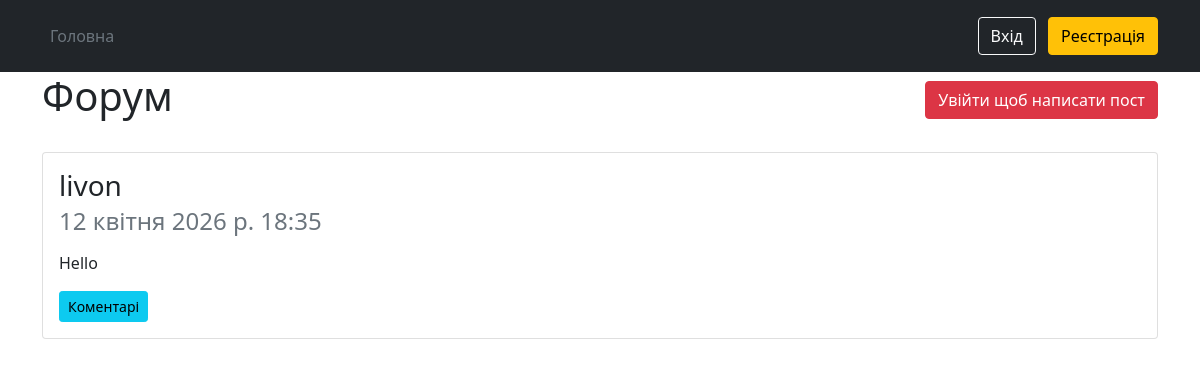
/, run on an earlier commit of the app's database.
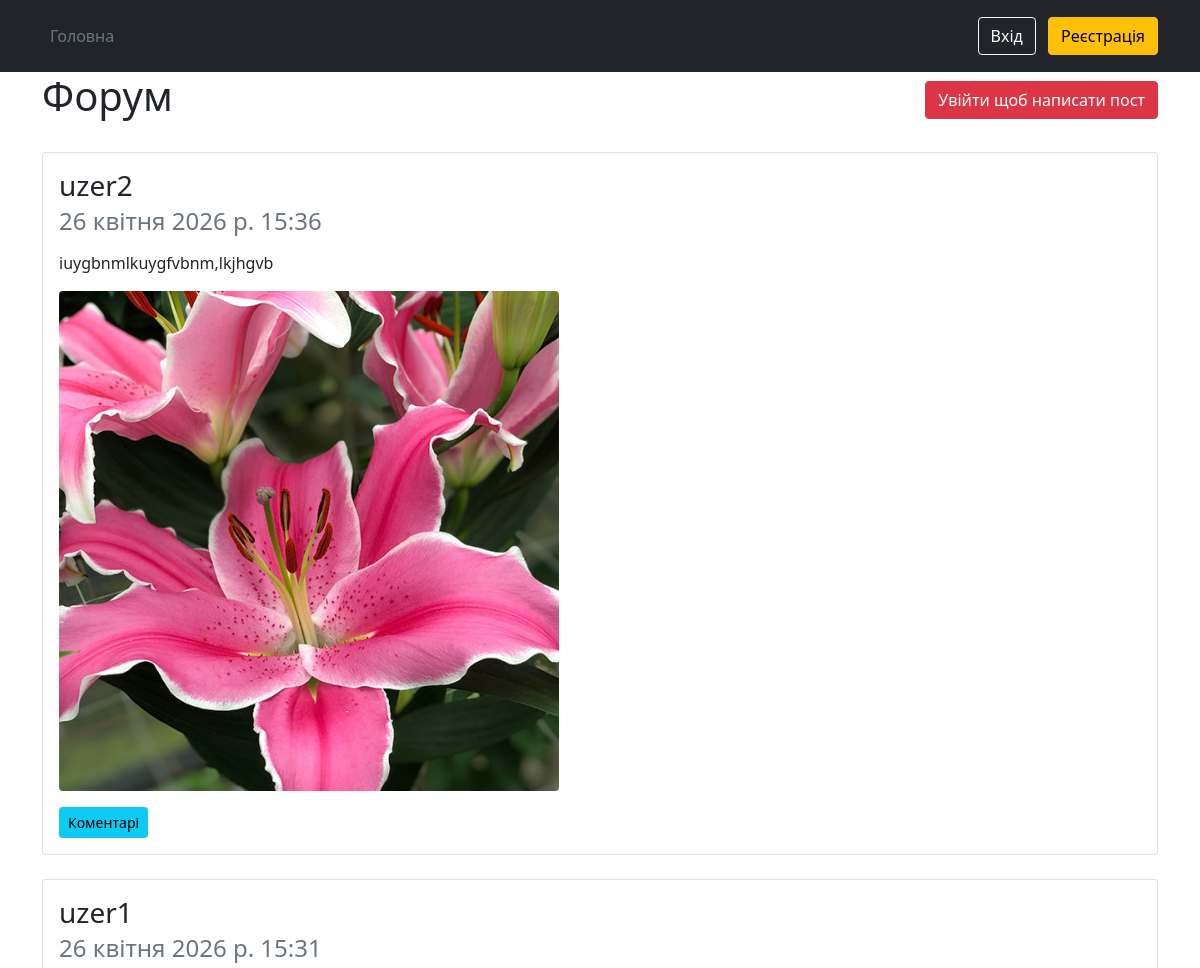
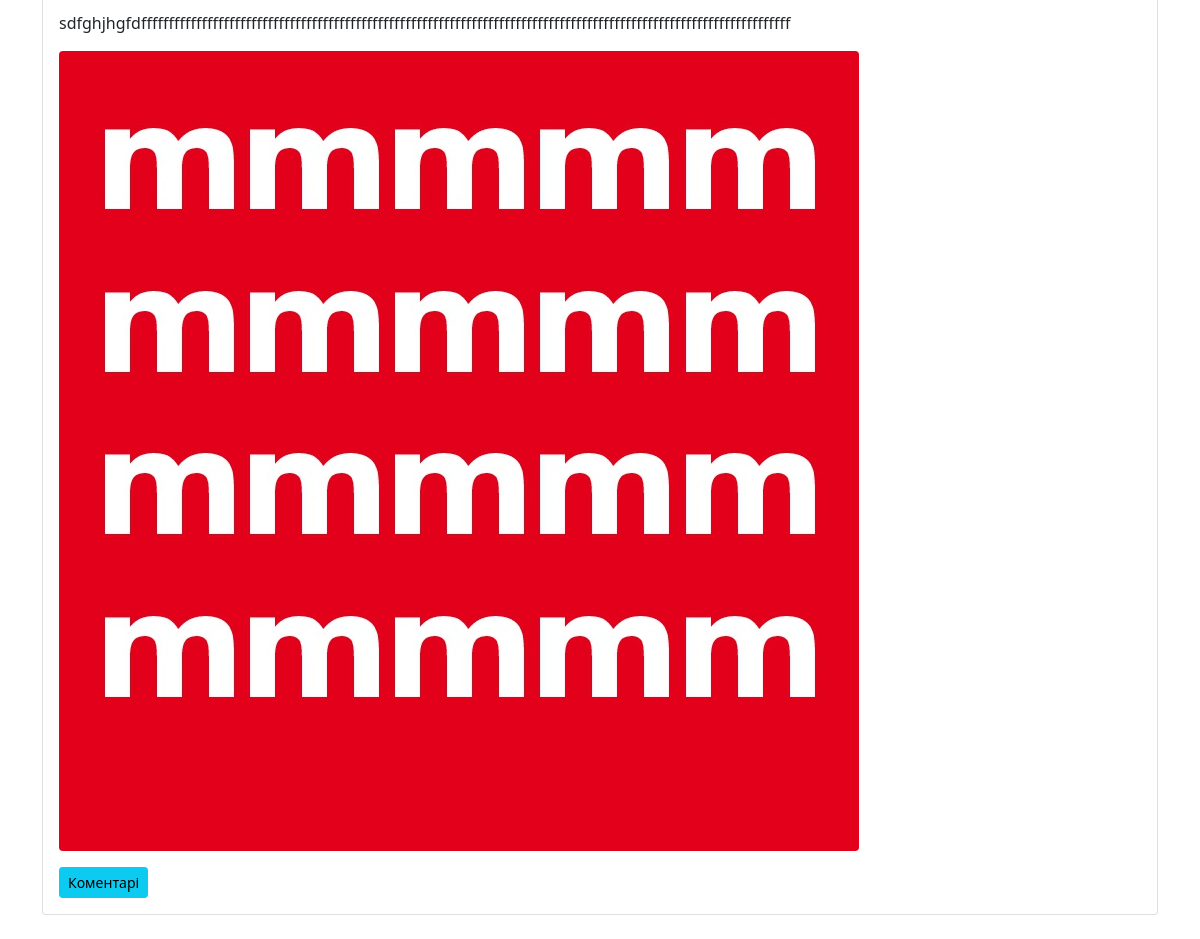
And on a later commit of the database (2 pictures, top to bottom).
### notes/models.py (models this page shows)
class Post(models.Model):
    nickname =models.ForeignKey(User,on_delete=models.CASCADE,related_name="posts")
    text = models.TextField()
    image = models.ImageField(upload_to="images/",blank=True,null=True)
    post_date = models.DateTimeField(auto_now_add=True)

### notes/views.py (the view)
# urls.py: path("", views.forum_home,name="forum_home"),
def forum_home(request):
    posts = Post.objects.select_related("nickname").prefetch_related("comments__nickname").order_by("-post_date")
    return render(request,"forum_home.html",{"posts":posts})

### templates/forum_home.html (shortened to what this page needs)
{% extends "base.html" %}
{% block content %}
<div class="d-flex justify-content-between align-items-center mb-4">
    <h1>Форум</h1>
    {% if user.is_authenticated %}
    <a href="{% url 'create_post' %}" class="btn btn-warning">Створити пост</a>
{% else %}
<a href="{% url 'login' %}" class="btn btn-danger">Увійти щоб написати пост</a>
{% endif %}
</div>
{% for post in posts %}
<div class="card mb-4">
    <div class="card-body">
        <h3 class="card-title">{{ post.nickname.username }}</h3>
        <h4 class="card-subtitle mb-2 text-muted">{{ post.post_date }}</h4>
        <p class="card-text mt-3">{{ post.text }}</p>
        {% if post.image %}
        <img src="{{ post.image.url }}" class="img-fluid rounded mb-3" alt="Тут була картинка">
        {% endif %}
        <div class="d-flex gap-2 flex-wrap">
            <a href="{% url 'post_comments' post.id %}" class="btn btn-sm btn-info">Коментарі</a>
        </div>
    </div>
</div>
{% empty %}
<div class="alert alert-info">Немає постів</div>
{% endfor %}
{% endblock %}

What changed in the data, as far as the page shows it:
removed Post: nickname.username "livon", post_date "12 квітня 2026 р. 18:35", text "Hello"
added Post: nickname.username "uzer2", post_date "26 квітня 2026 р. 15:36", text "iuygbnmlkuygfvbnm,lkjhgvb", image (picture)
added Post: nickname.username "uzer1", post_date "26 квітня 2026 р. 15:31", text "sdfghjhgfdffffffffffffffffffffffffffffffffffffffffffffffffffffffffffffffffffffffffffffffffffffffffffffffffffffffffffffffffffffff", image (picture)
